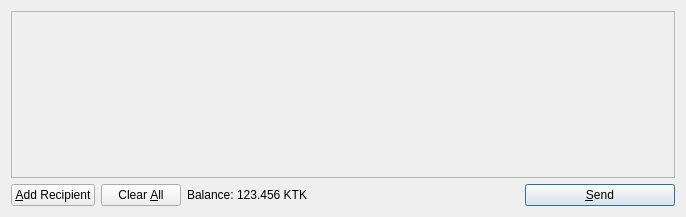
<?xml version="1.0" encoding="UTF-8"?>
<ui version="4.0">
 <class>SendCoinsDialog</class>
 <widget class="QDialog" name="SendCoinsDialog">
  <property name="geometry">
   <rect>
    <x>0</x>
    <y>0</y>
    <width>686</width>
    <height>217</height>
   </rect>
  </property>
  <property name="windowTitle">
   <string>Send Coins</string>
  </property>
  <layout class="QVBoxLayout" name="verticalLayout">
   <item>
    <widget class="QScrollArea" name="scrollArea">
     <property name="widgetResizable">
      <bool>true</bool>
     </property>
     <widget class="QWidget" name="scrollAreaWidgetContents">
      <property name="geometry">
       <rect>
        <x>0</x>
        <y>0</y>
        <width>666</width>
        <height>165</height>
       </rect>
      </property>
      <layout class="QVBoxLayout" name="verticalLayout_2">
       <property name="margin">
        <number>0</number>
       </property>
       <item>
        <layout class="QVBoxLayout" name="entries">
         <property name="spacing">
          <number>6</number>
         </property>
        </layout>
       </item>
       <item>
        <spacer name="verticalSpacer">
         <property name="orientation">
          <enum>Qt::Vertical</enum>
         </property>
         <property name="sizeHint" stdset="0">
          <size>
           <width>20</width>
           <height>40</height>
          </size>
         </property>
        </spacer>
       </item>
      </layout>
     </widget>
    </widget>
   </item>
   <item>
    <layout class="QHBoxLayout" name="horizontalLayout">
     <item>
      <widget class="QPushButton" name="addButton">
       <property name="toolTip">
        <string>Send to multiple recipients at once</string>
       </property>
       <property name="text">
        <string>&amp;Add Recipient</string>
       </property>
       <property name="icon">
        <iconset resource="../bitcoin.qrc">
         <normaloff>:/icons/add</normaloff>:/icons/add</iconset>
       </property>
       <property name="autoDefault">
        <bool>false</bool>
       </property>
      </widget>
     </item>
     <item>
      <widget class="QPushButton" name="clearButton">
       <property name="sizePolicy">
        <sizepolicy hsizetype="Minimum" vsizetype="Fixed">
         <horstretch>0</horstretch>
         <verstretch>0</verstretch>
        </sizepolicy>
       </property>
       <property name="toolTip">
        <string>Remove all transaction fields</string>
       </property>
       <property name="text">
        <string>Clear &amp;All</string>
       </property>
       <property name="icon">
        <iconset resource="../bitcoin.qrc">
         <normaloff>:/icons/remove</normaloff>:/icons/remove</iconset>
       </property>
       <property name="autoRepeatDelay">
        <number>300</number>
       </property>
       <property name="autoDefault">
        <bool>false</bool>
       </property>
      </widget>
     </item>
     <item>
      <layout class="QHBoxLayout" name="horizontalLayout_2">
       <property name="spacing">
        <number>3</number>
       </property>
       <item>
        <widget class="QLabel" name="label">
         <property name="text">
          <string>Balance:</string>
         </property>
        </widget>
       </item>
       <item>
        <widget class="QLabel" name="labelBalance">
         <property name="cursor">
          <cursorShape>IBeamCursor</cursorShape>
         </property>
         <property name="text">
          <string>123.456 KTK</string>
         </property>
         <property name="textInteractionFlags">
          <set>Qt::LinksAccessibleByMouse|Qt::TextSelectableByKeyboard|Qt::TextSelectableByMouse</set>
         </property>
        </widget>
       </item>
      </layout>
     </item>
     <item>
      <spacer name="horizontalSpacer">
       <property name="orientation">
        <enum>Qt::Horizontal</enum>
       </property>
       <property name="sizeHint" stdset="0">
        <size>
         <width>40</width>
         <height>20</height>
        </size>
       </property>
      </spacer>
     </item>
     <item>
      <widget class="QPushButton" name="sendButton">
       <property name="minimumSize">
        <size>
         <width>150</width>
         <height>0</height>
        </size>
       </property>
       <property name="toolTip">
        <string>Confirm the send action</string>
       </property>
       <property name="text">
        <string>&amp;Send</string>
       </property>
       <property name="icon">
        <iconset resource="../bitcoin.qrc">
         <normaloff>:/icons/send</normaloff>:/icons/send</iconset>
       </property>
       <property name="default">
        <bool>true</bool>
       </property>
      </widget>
     </item>
    </layout>
   </item>
  </layout>
 </widget>
 <resources>
  <include location="../bitcoin.qrc"/>
 </resources>
 <connections/>
</ui>
